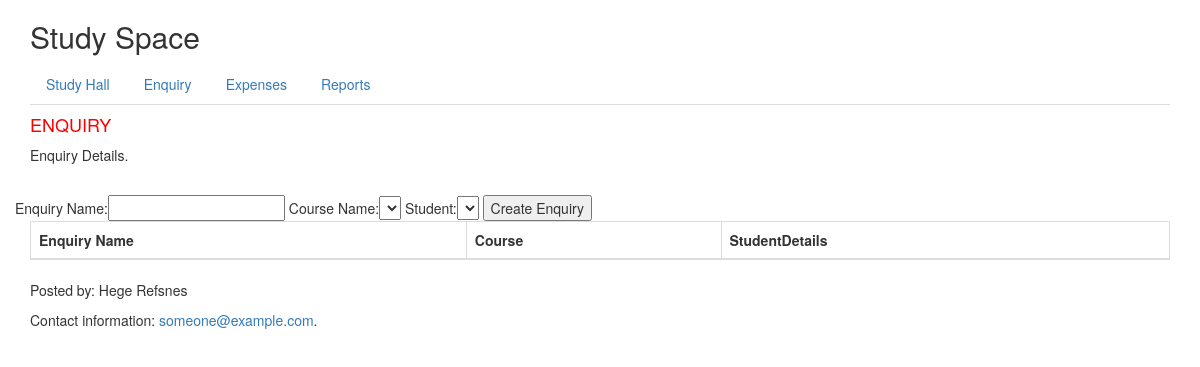
Before: /enquiries/ with the older database file.
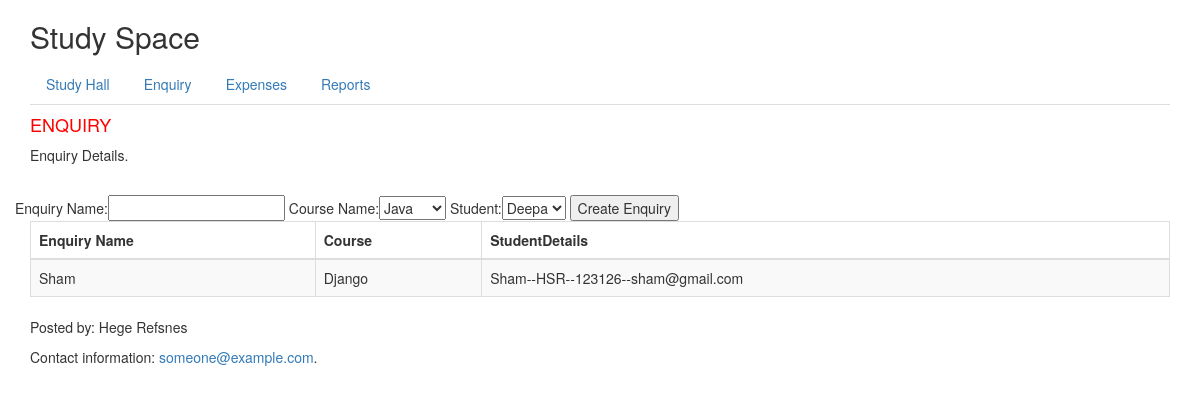
After: the same page with the newer database file.
### app1/models.py (models this page shows, shortened)
class NameModel(models.Model):
	name = models.CharField(max_length=250, unique=True)
	class Meta:
		abstract=True

class Enquiry(NameModel):
	course=models.ForeignKey(Course)
	student=models.ForeignKey(Student)

class Course(NameModel):
	def __str__(self):
		return "%s" %(self.name)

class Student(NameModel):
	address=models.TextField(max_length=250)
	phone=models.IntegerField()
	email=models.CharField(max_length=250)
	def __str__(self):
		return "%s--%s--%s--%s"%(self.name,self.address,self.phone,self.email)

### app1/views.py (the view, shortened to what this page needs)
# urls.py: url(r'^enquiries/' , viewenquiries),
def viewenquiries(request):
	data=request.POST
	enq = Enquiry.objects.all()
	cour = Course.objects.all()
	stud = Student.objects.all()
	return render(request, "app1/enquiry.html" , {"dataenqs":enq,
												  "datacourse":cour,
												  "datastudent":stud})

### app1/templates/app1/enquiry.html
{% extends "app1/base.html" %}
{% block pageheader %}
ENQUIRY
{% endblock %}
{% block content %}
      <p>Enquiry Details.</p><br>
      <div class="row">
        <form method="post">{% csrf_token %}
          Enquiry Name:<input type="text" name="enq_name">
          Course Name:<select name="enq_course">
            {% for course in datacourse %}
            <option value="{{course.id}}">{{course.name}}</option>
            {% endfor %}
          </select>
          Student:<select name="enq_student">
            {% for student in datastudent %}
            <option value="{{student.id}}">{{student.name}}</option>
            {% endfor %}
          </select>
          <input type="submit" name="enquiry" value="Create Enquiry">
        </form>
      </div>
      <div>
      <table id="example" class="table table-striped table-bordered" style="width:100%">
        <thead>
            <tr><th> Enquiry Name </th>
                <th> Course </th><th> StudentDetails </th> </tr>
        </thead>
        <tbody>
            {% for enq in dataenqs %}
             <tr><td>{{enq.name}}</td>
                 <td>{{enq.course}}</td>
                 <td>{{enq.student}}</td></tr>
            {% endfor %}
        </tbody>
      </table>
   {% endblock %}

Changed rows visible on the page:
added Enquiry: name "Sham", course "Django", student "Sham--HSR--123126--sham@gmail.com"
Other visible differences:
form field enq_course: (not shown) → "Java"
form field enq_student: (not shown) → "Deepa"
